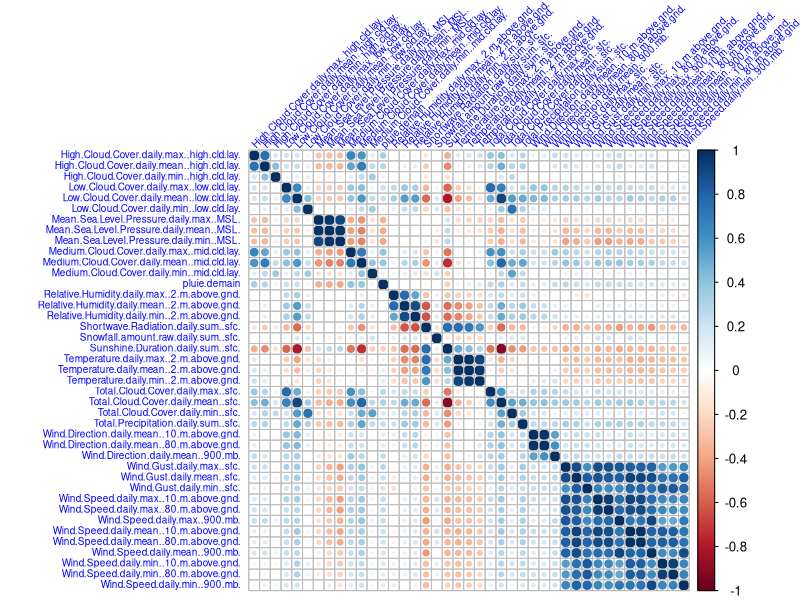
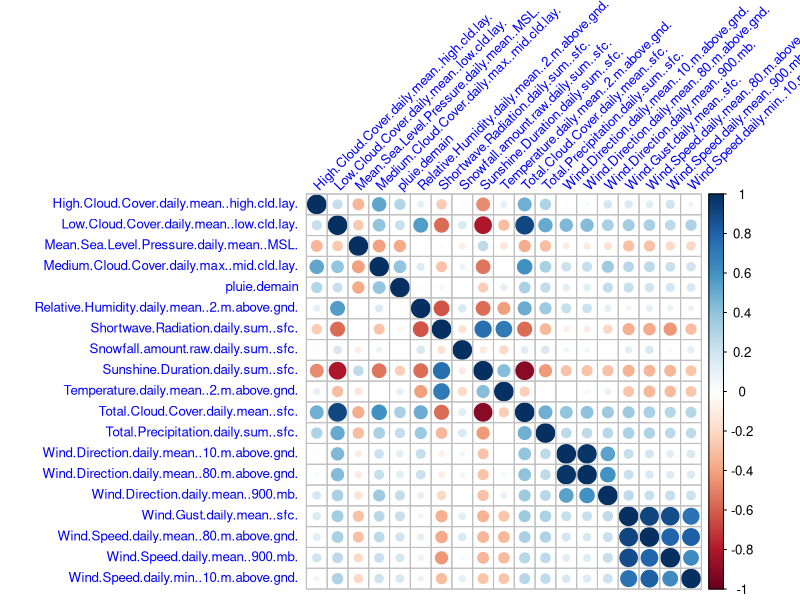
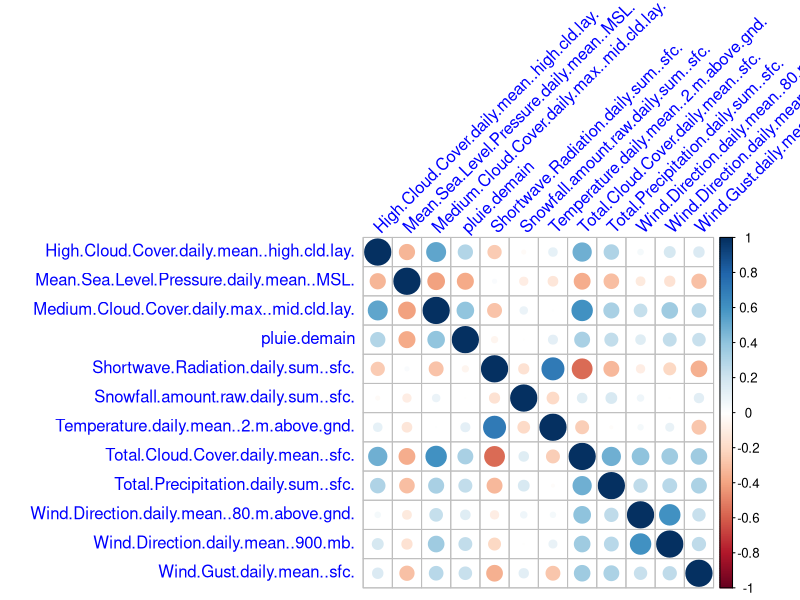
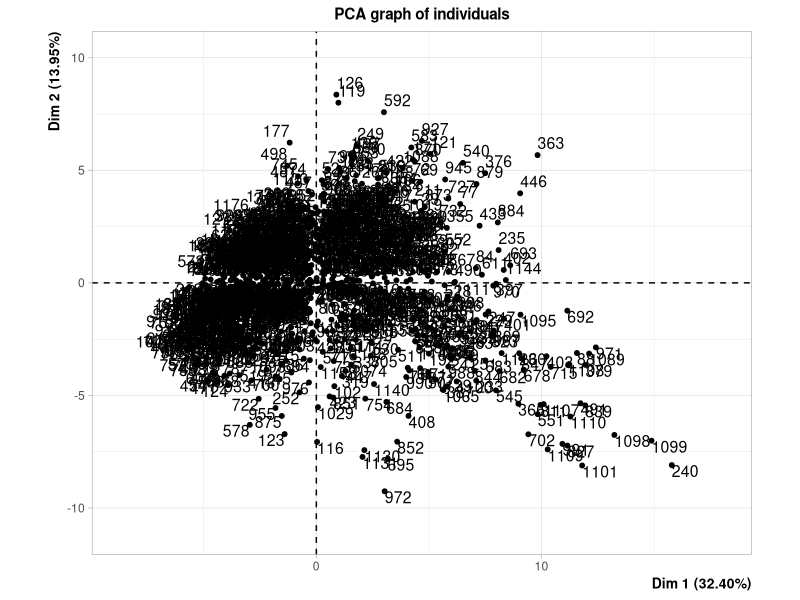
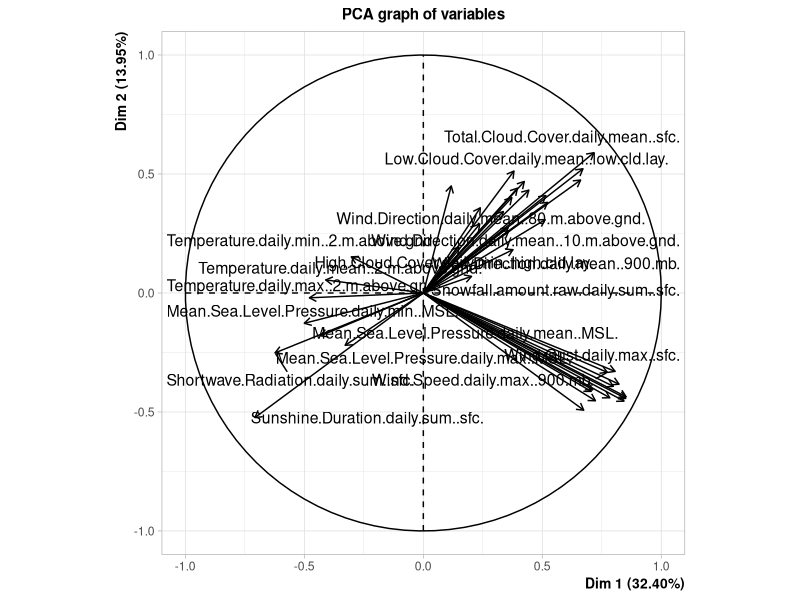
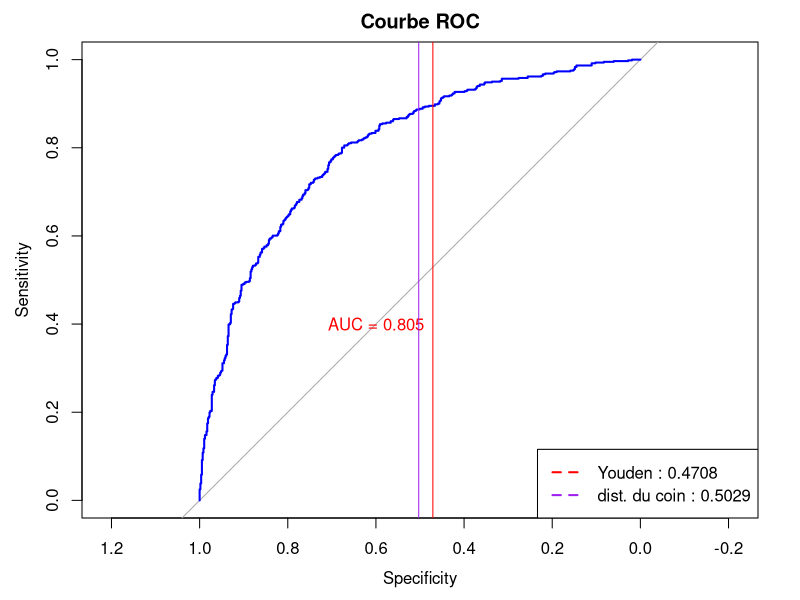

Recreate these plots in R, in order.
## ---- chunk 1
knitr::opts_chunk$set(echo = TRUE)


## ---- chunk 2
library(tidyverse)
library(corrplot)
library(pROC)
## ---- chunk 3
df <- read.csv("./meteo.train.csv")

print(paste("Nombre de lignes:", nrow(df)))
print(paste("Nombre de colonnes:", ncol(df)))

types_de_colonnes <- sapply(df, class)
table(types_de_colonnes)
## ---- chunk 4
table(df$Hour,df$Minute)
## ---- chunk 5

df$Month <- factor(df$Month)

# retirer les colonnes indésirables
df <- df %>% select(-id, -Year, -Day, - Hour, -Minute)
## ---- chunk 6
# trier les colonnes par ordre alphabetique (question visuelle)
df <- df %>% select(order(names(df)))


corrplot(cor(df[,-13]), tl.cex = 0.6, tl.col = "blue", tl.srt = 45)
## ---- chunk 7
# regression logistique simple
reg.naive <- glm(formula = pluie.demain ~ . ,
           family=binomial,
           data = df)

summary(reg.naive)
## ---- chunk 8
# Extraire les coéfficients et les p-valeurs
coefs <- summary(reg.naive)$coefficients

# Organiser les données dans un dataframe
coeff_df <- as.data.frame(coefs)
sorted_coeff_df <- coeff_df[order(coeff_df$`Pr(>|z|)`), c("Std. Error", "Pr(>|z|)")]
sorted_coeff_df

## ---- chunk 9
# retirer du jeu de donnée les colonnes min/max ainsi que les deux spécifiées
df.no_corr <- df %>%  select_at(vars(-contains(c("min","max")), 
                              Medium.Cloud.Cover.daily.max..mid.cld.lay.,
                              - Medium.Cloud.Cover.daily.mean..mid.cld.lay.,
                              Wind.Speed.daily.min..10.m.above.gnd.,
                              -Wind.Speed.daily.mean..10.m.above.gnd.))

# trier le dataframe  
df.no_corr <- df.no_corr %>% select(order(names(df.no_corr)))
## ---- chunk 10
corrplot(cor(df.no_corr[-5]), tl.cex = 0.8, tl.col = "blue", tl.srt = 45)
## ---- chunk 11
reg_test2 <- glm(formula = pluie.demain ~ . ,
           family=binomial,
           data = df.no_corr)

summary(reg_test2)
## ---- chunk 12
df.no_corr <- df.no_corr %>%  select(-Low.Cloud.Cover.daily.mean..low.cld.lay., 
                        -Relative.Humidity.daily.mean..2.m.above.gnd.,
                        -Sunshine.Duration.daily.sum..sfc.,
                        -Wind.Direction.daily.mean..10.m.above.gnd.,
                        -Wind.Speed.daily.min..10.m.above.gnd.,
                        -Wind.Speed.daily.mean..80.m.above.gnd.,
                        -Wind.Speed.daily.mean..900.mb.)
## ---- chunk 13
corrplot(cor(df.no_corr[,-4]), tl.cex = 1, tl.col = "blue", tl.srt = 45)
## ---- chunk 14
reg.no_corr <- glm(formula = pluie.demain ~ . ,
           family=binomial,
           data = df.no_corr)

summary(reg.no_corr)
## ---- chunk 15
df.reg_manual <- df.no_corr  %>% select(-High.Cloud.Cover.daily.mean..high.cld.lay.,
                             -Snowfall.amount.raw.daily.sum..sfc.,
                             -Temperature.daily.mean..2.m.above.gnd.,
                             -Total.Precipitation.daily.sum..sfc.,
                             -Shortwave.Radiation.daily.sum..sfc.) 

# regression avec selection manuelle
reg_manual <- glm(formula = pluie.demain ~ . ,
           family=binomial (link = "logit"),
           data = df.reg_manual)
summary(reg_manual)
## ---- chunk 16
# regression avec selection optimisée
reg.opt.logit <- step(reg.no_corr, direction = "both",trace = 0)

summary(reg.opt.logit)
## ---- chunk 17
library(FactoMineR)

acp <- PCA(df[, !(names(df) %in% c("pluie.demain","Month"))],scale.unit = TRUE, ncp = 10)

acp_data <- as.data.frame(acp$ind$coord)

acp_data$Y <- df$pluie.demain

reg_acp <- glm(Y ~ . ,
    family = binomial,
    data = acp_data)

summary(reg_acp)
## ---- chunk 18
reg.no_corr <- glm(formula = pluie.demain ~ . ,
           family=binomial (link = "probit"),
           data = df.no_corr)
# regression avec selection optimisée
reg.opt.probit <- step(reg.no_corr, direction = "both",trace = 0)

summary(reg.opt.probit)
## ---- chunk 19
library(caret)

# le nombre de folds à effectuer

k <- 10
n <- nrow(df)

results <- data.frame(
  MODEL = character(0),
  R2 = numeric(0),
  RMSE = numeric(0),
  MAE = numeric(0)
)

for (model.type in c("logit","probit")){
  for (i in 1:k) {
    # désordonner les données de façon aléatoires
    data <- df.no_corr[sample(n),]
    
    #répartir les données en 80% train / 20% test
    data.train  <- data[1:floor(n*0.8), ]
    data.test <- data[floor(n*0.8):n, ]
    
    # construire le modèle
    if (model.type=="logit"){
      model.trained <- glm(formula = pluie.demain ~ Mean.Sea.Level.Pressure.daily.mean..MSL. + 
        Medium.Cloud.Cover.daily.max..mid.cld.lay. + Month + Temperature.daily.mean..2.m.above.gnd. + 
        Total.Cloud.Cover.daily.mean..sfc. + Wind.Direction.daily.mean..80.m.above.gnd. + 
        Wind.Direction.daily.mean..900.mb. + Wind.Gust.daily.mean..sfc., 
        family = binomial(link = "logit"), 
        data = data.train)
    } else {
      model.trained <- glm(formula = pluie.demain ~ Mean.Sea.Level.Pressure.daily.mean..MSL. + 
        Medium.Cloud.Cover.daily.max..mid.cld.lay. + Month + Snowfall.amount.raw.daily.sum..sfc. + 
        Temperature.daily.mean..2.m.above.gnd. + Total.Cloud.Cover.daily.mean..sfc. + 
        Wind.Direction.daily.mean..80.m.above.gnd. + Wind.Direction.daily.mean..900.mb. + 
        Wind.Gust.daily.mean..sfc., 
        family = binomial(link = "probit"), 
        data = data.train)
    }
    # prédire et les évaluer selon plusieurs critères
    predictions <- predict(model.trained, data.test)
    res <- data.frame( MODEL = model.type,
              R2 = R2(predictions, data.test$pluie.demain),
              RMSE = RMSE(predictions, data.test$pluie.demain),
              MAE = MAE(predictions, data.test$pluie.demain))
    
    results <- rbind(results, res)
  }
}

results %>% group_by(MODEL) %>% summarize_all(mean)
## ---- chunk 20
df.eval <- data.frame(
  pluie.demain = df.no_corr[,"pluie.demain"],
  regression = predict(reg.opt.probit, df.no_corr, type = "response")
  )

df.eval$prediction <- ifelse(df.eval$regression > 0.5, 1, 0)

head(df.eval,5)
## ---- chunk 21
# Matrice de confusion
table(df.eval$pluie.demain, df.eval$prediction)
## ---- chunk 22


# Créer l'objet ROC
pred <- predict(reg.opt.probit, type = "response")
roc_obj <- roc(df$pluie.demain, pred)

# Tracer la courbe ROC
plot(roc_obj, col = "blue", main = "Courbe ROC")

# Ajouter l'AUC au graphique
auc_value <- auc(roc_obj)
text(0.6, 0.4, paste("AUC =", round(auc_value, 3)), col = "red")

# Calcul des seuils optimaux
threshold_youden <- round(coords(roc_obj, "best", ret = "threshold", best.method = "youden"),4)
threshold_dist <- round(coords(roc_obj, "best", ret = "threshold", best.method = "closest.topleft"),4)

# légende et tracés
abline(v=threshold_youden, col="red")
abline(v=threshold_dist, col = "purple")

legend("bottomright", legend = c(paste("Youden :",threshold_youden),
                                 paste("dist. du coin :",threshold_dist)),
       col = c("red", "purple"), lty = 2, lwd = 2)


## ---- chunk 23
# seuil optimal est la moyenne des deux methodes précedants
threshold_opt = mean(c(threshold_dist$threshold, threshold_youden$threshold))
# Recalcul des prédictions avec le nouveau seuil      
df.eval$prediction <- ifelse(df.eval$regression > threshold_opt, 1, 0)
# Matrice de confusion
table(df.eval$pluie.demain, df.eval$prediction)
## ---- chunk 24
df.test <- read.csv("./meteo.test.csv")

df.test$Month <- factor(df.test$Month)

df.test.pred <- data.frame(regression = predict(reg.opt.probit, df.test, type = "response"))

df.test.pred$prediction <- ifelse(df.test.pred$regression > threshold_opt, T, F)

df.test.pred <- cbind(df.test[,2:4], df.test.pred )

head(df.test.pred)
